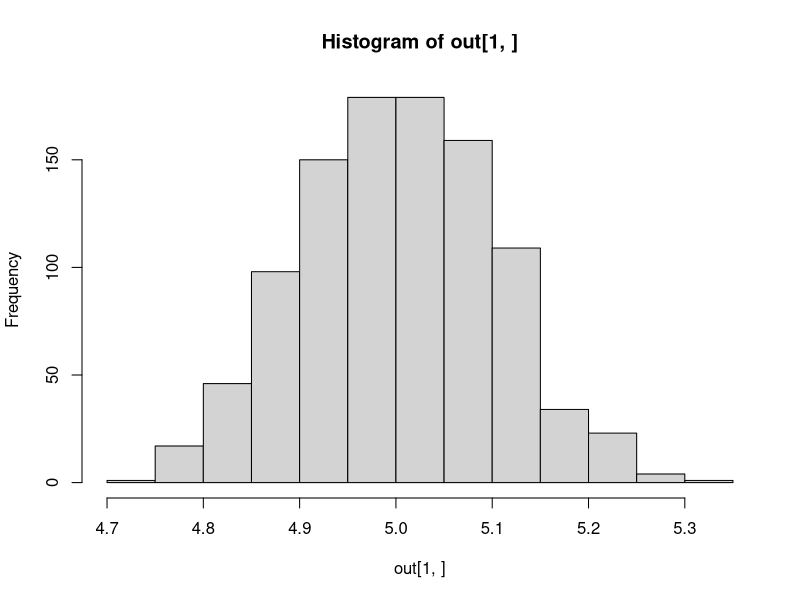
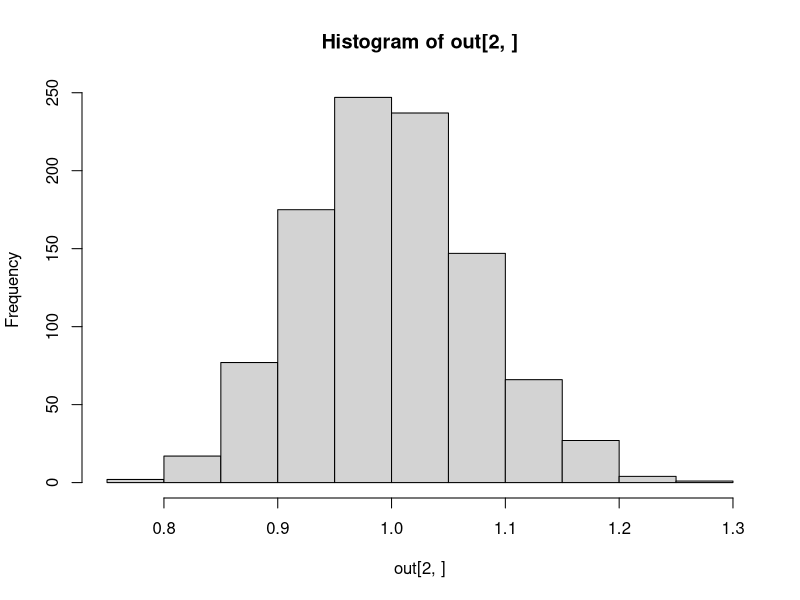
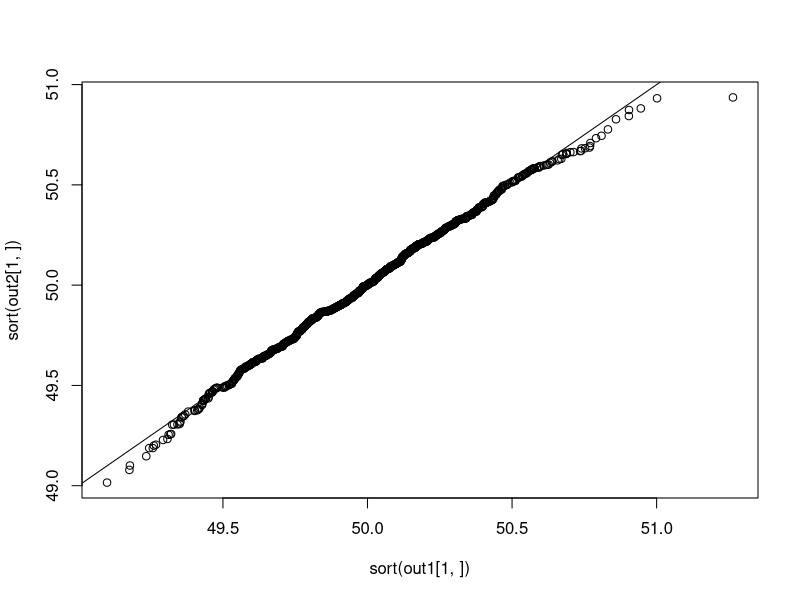
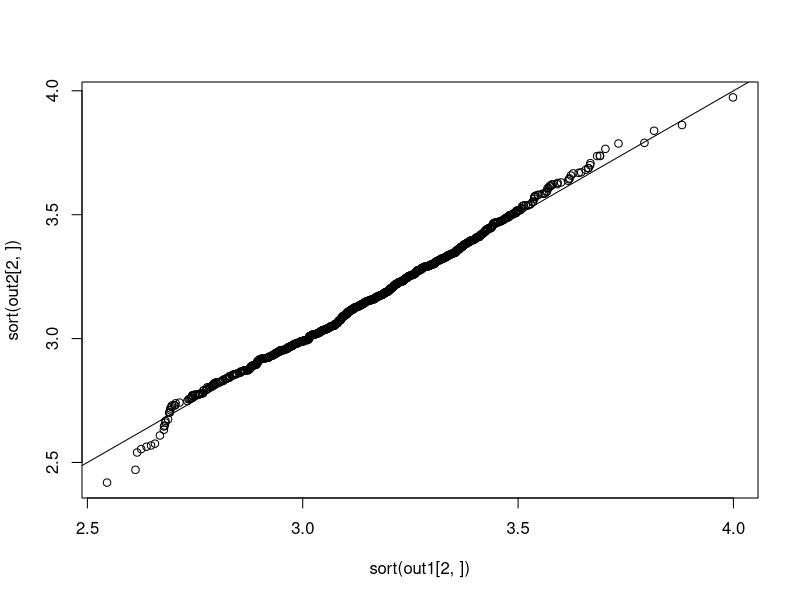
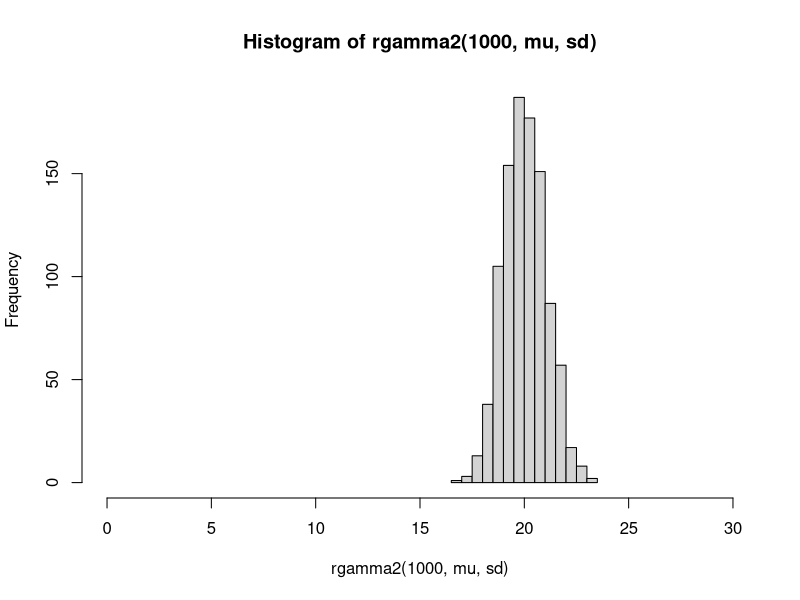
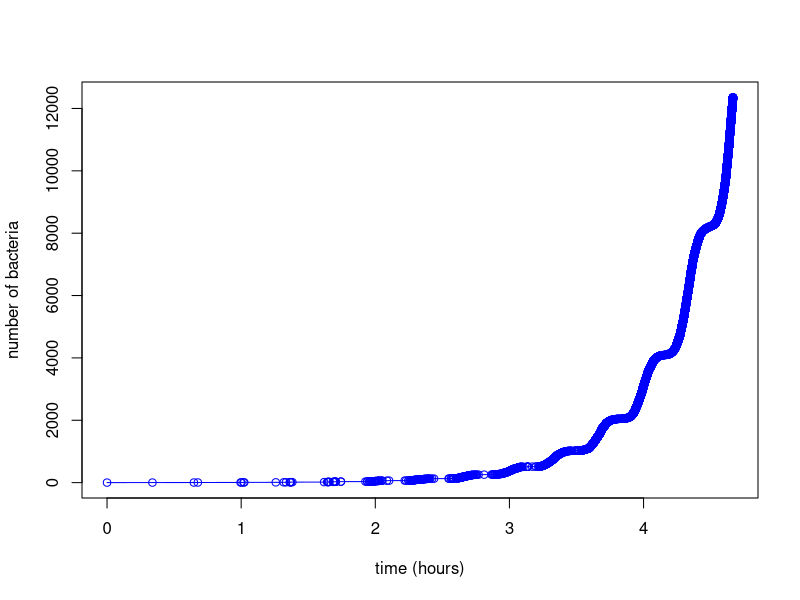
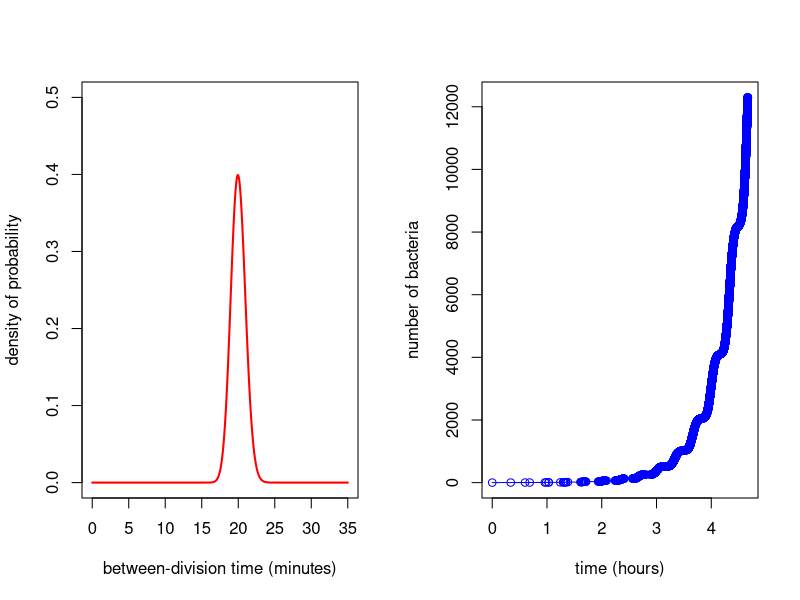
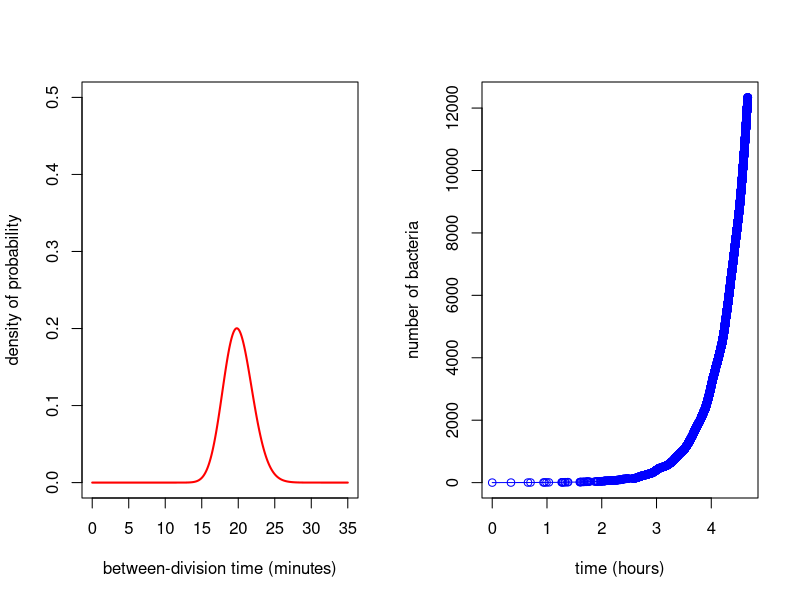

Source code (R) for these figures, in order:
## ---- chunk 1
knitr::opts_chunk$set(echo = TRUE)
## ---- chunk 2
library(magrittr)
library(dplyr)
library(purrr)
## ---- chunk 3
dgamma2 <- function(n, mean, sd) {
  rate <- mean / sd^2
  dgamma(n, mean * rate, rate)
}
## ---- chunk 4
rgamma2 <- function(n, mean, sd, nb = 1) {
  rate <- mean / sd^2
  rgamma(n, nb * mean * rate, rate)
}
## ---- chunk 5
mu <- 5
sigma <- 1

out <- replicate(1000, {
  a <- rgamma2(100, 5, 1)
  c(mean(a), sd(a))
})

hist(out[1, ])
hist(out[2, ])
## ---- chunk 6
nb <- 10 # number of Gamma distribution we want to sum

out1 <- replicate(1000, {
  a <- colSums(matrix(rgamma2(100 * nb, 5, 1), nb))
  c(mean(a), sd(a))
})

out2 <- replicate(1000, {
  a <- rgamma2(100, 5, 1, nb)
  c(mean(a), sd(a))
})

plot(sort(out1[1, ]), sort(out2[1, ]))
abline(0, 1)
plot(sort(out1[2, ]), sort(out2[2, ]))
abline(0, 1)
## ---- chunk 7
mu <- 20
sd <- 1
hist(rgamma2(1000, mu, sd), xlim = c(0, 30))
## ---- chunk 8
tmax <- 5 * 60 # in minutes
mu <- 20
sd <- 1

n_gen <- tmax / mu
out <- map(1:n_gen, ~ rgamma2(2^(.x - 1), mu, sd, .x))
out <- c(0, sort(unlist(out)))
data.frame(time = out, n = 1:length(out)) %>% 
  filter(time < tmax - mu) %$% 
  plot(time / 60, n, type = "o", xlab = "time (hours)",
       ylab = "number of bacteria", col = "blue")
## ---- chunk 9
f <- function(mu, sd, tmax) {
  opar <- par(mfrow = c(1, 2))

  xs <- seq(0, 35, le = 500)
  plot(xs, dgamma2(xs, mu, sd), type = "l", lwd = 2, col = "red", ylim = c(0, .5),
       xlab = "between-division time (minutes)", ylab = "density of probability")
  
  n_gen <- tmax / mu
  out <- map(1:n_gen, ~ rgamma2(2^(.x - 1), mu, sd, .x))
  out <- c(0, sort(unlist(out)))
  data.frame(time = out, n = 1:length(out)) %>% 
    filter(time < tmax - mu) %$% 
    plot(time / 60, n, type = "o", xlab = "time (hours)",
         ylab = "number of bacteria", col = "blue")
  par(opar)
}
## ---- chunk 10
f(20, 1, 5 * 60)
f(20, 2, 5 * 60)
f(20, 3, 5 * 60)
